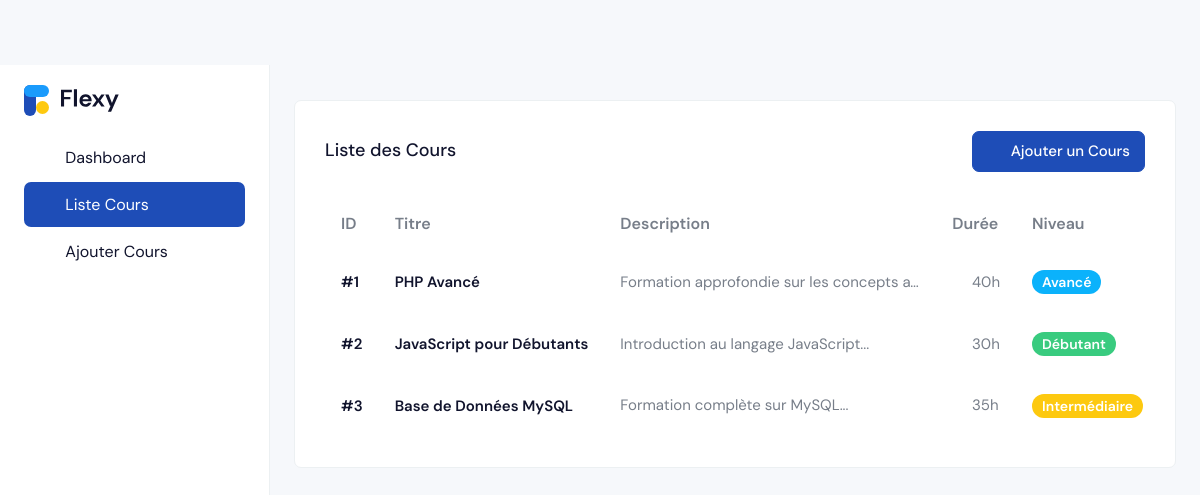
Screenshot of /View/BackOffice/coursList.php with the database file from the repository.
### tables this page shows
CREATE TABLE IF NOT EXISTS cours (
    id INT AUTO_INCREMENT PRIMARY KEY,
    titre VARCHAR(255) NOT NULL,
    description TEXT,
    duree INT NOT NULL COMMENT 'Durée en heures',
    niveau VARCHAR(50) NOT NULL COMMENT 'Débutant, Intermédiaire, Avancé, Expert',
    formateur VARCHAR(255) NOT NULL
);

### Controller/CoursController.php (called while the page is built, shortened)
<?php
class CoursController {
    public function listCours() {
        $sql = "SELECT * FROM cours";
        $db = config::getConnexion();
        try {
            $list = $db->query($sql);
            return $list;
        } catch (Exception $e) {
            die('Error:' . $e->getMessage());
        }
    }
}
?>

### View/BackOffice/coursList.php (the view, shortened to what this page needs)
<?php
include_once(__DIR__ . '/../../Controller/CoursController.php');
$coursC = new CoursController();
$list = $coursC->listCours();
?>
<!doctype html>
<html lang="fr">
<head>
  <link rel="stylesheet" href="./assets/css/styles.min.css" />
  <link rel="stylesheet" href="./assets/css/icons/tabler-icons/tabler-icons.css" />
</head>
<body>
  <div class="page-wrapper" id="main-wrapper" data-layout="vertical" data-navbarbg="skin6" data-sidebartype="full"
    data-sidebar-position="fixed" data-header-position="fixed">
    <aside class="left-sidebar">
      <div>
        <div class="brand-logo d-flex align-items-center justify-content-between">
          <a href="./index.html" class="text-nowrap logo-img">
            <img src="assets/images/logos/logo.svg" alt="" />
          </a>
        </div>
        <nav class="sidebar-nav scroll-sidebar" data-simplebar="">
          <ul id="sidebarnav">
            <li class="sidebar-item">
              <a class="sidebar-link" href="index.html">
                <i class="ti ti-atom"></i>
                <span class="hide-menu">Dashboard</span>
              </a>
            </li>
            <li class="sidebar-item">
              <a class="sidebar-link active" href="coursList.php">
                <i class="ti ti-school"></i>
                <span class="hide-menu">Liste Cours</span>
              </a>
            </li>
            <li class="sidebar-item">
              <a class="sidebar-link" href="addCours.php">
                <i class="ti ti-plus"></i>
                <span class="hide-menu">Ajouter Cours</span>
              </a>
            </li>
          </ul>
        </nav>
      </div>
    </aside>
    <div class="body-wrapper">
      <div class="container-fluid">
        <div class="row">
          <div class="col-lg-12">
            <div class="card">
              <div class="card-body">
                <div class="d-flex justify-content-between align-items-center mb-4">
                  <h4 class="card-title mb-0">Liste des Cours</h4>
                  <a href="addCours.php" class="btn btn-primary">
                    <i class="ti ti-plus me-2"></i> Ajouter un Cours
                  </a>
                </div>
                <?php if(empty($list)): ?>
                  <div class="text-center py-5">
                    <i class="ti ti-school fs-1 text-muted mb-3"></i>
                    <h4 class="text-muted">Aucun cours disponible</h4>
                    <a href="addCours.php" class="btn btn-primary mt-3">
                      <i class="ti ti-plus me-2"></i> Ajouter un Cours
                    </a>
                  </div>
                <?php else: ?>
                  <div class="table-responsive">
                    <table class="table text-nowrap mb-0 align-middle">
                      <thead class="text-dark fs-4">
                        <tr>
                          <th class="border-bottom-0">ID</th>
                          <th class="border-bottom-0">Titre</th>
                          <th class="border-bottom-0">Description</th>
                          <th class="border-bottom-0">Durée</th>
                          <th class="border-bottom-0">Niveau</th>
                        </tr>
                      </thead>
                      <tbody>
                        <?php foreach($list as $cours):
                          $badgeClass = 'bg-success';
                          switch($cours['niveau']) {
                            case 'Débutant': $badgeClass = 'bg-success'; break;
                            case 'Intermédiaire': $badgeClass = 'bg-warning'; break;
                            case 'Avancé': $badgeClass = 'bg-info'; break;
                          }
                        ?>
                        <tr>
                          <td class="border-bottom-0">
                            <h6 class="fw-semibold mb-0">#<?php echo $cours['id']; ?></h6>
                          </td>
                          <td class="border-bottom-0">
                            <h6 class="fw-semibold mb-0"><?php echo htmlspecialchars($cours['titre']); ?></h6>
                          </td>
                          <td class="border-bottom-0">
                            <p class="mb-0 fw-normal" style="max-width: 300px; overflow: hidden; text-overflow: ellipsis; white-space: nowrap;">
                              <?php echo htmlspecialchars(substr($cours['description'], 0, 50)) . '...'; ?>
                            </p>
                          </td>
                          <td class="border-bottom-0">
                            <p class="mb-0 fw-normal">
                              <i class="ti ti-clock me-1"></i>
                              <?php echo $cours['duree']; ?>h
                            </p>
                          </td>
                          <td class="border-bottom-0">
                            <span class="badge <?php echo $badgeClass; ?> rounded-3 fw-semibold">
                              <?php echo htmlspecialchars($cours['niveau']); ?>
                            </span>
                          </td>
                        </tr>
                        <?php endforeach; ?>
                      </tbody>
                    </table>
                  </div>
                <?php endif; ?>
              </div>
            </div>
          </div>
        </div>
      </div>
    </div>
  </div>
</body>
</html>

### rows the page displays
cours: id "1", titre "PHP Avancé", description "Formation approfondie sur les concepts a…", duree "40", niveau "Avancé"
cours: id "2", titre "JavaScript pour Débutants", description "Introduction au langage JavaScript", duree "30", niveau "Débutant"
cours: id "3", titre "Base de Données MySQL", description "Formation complète sur MySQL", duree "35", niveau "Intermédiaire"
